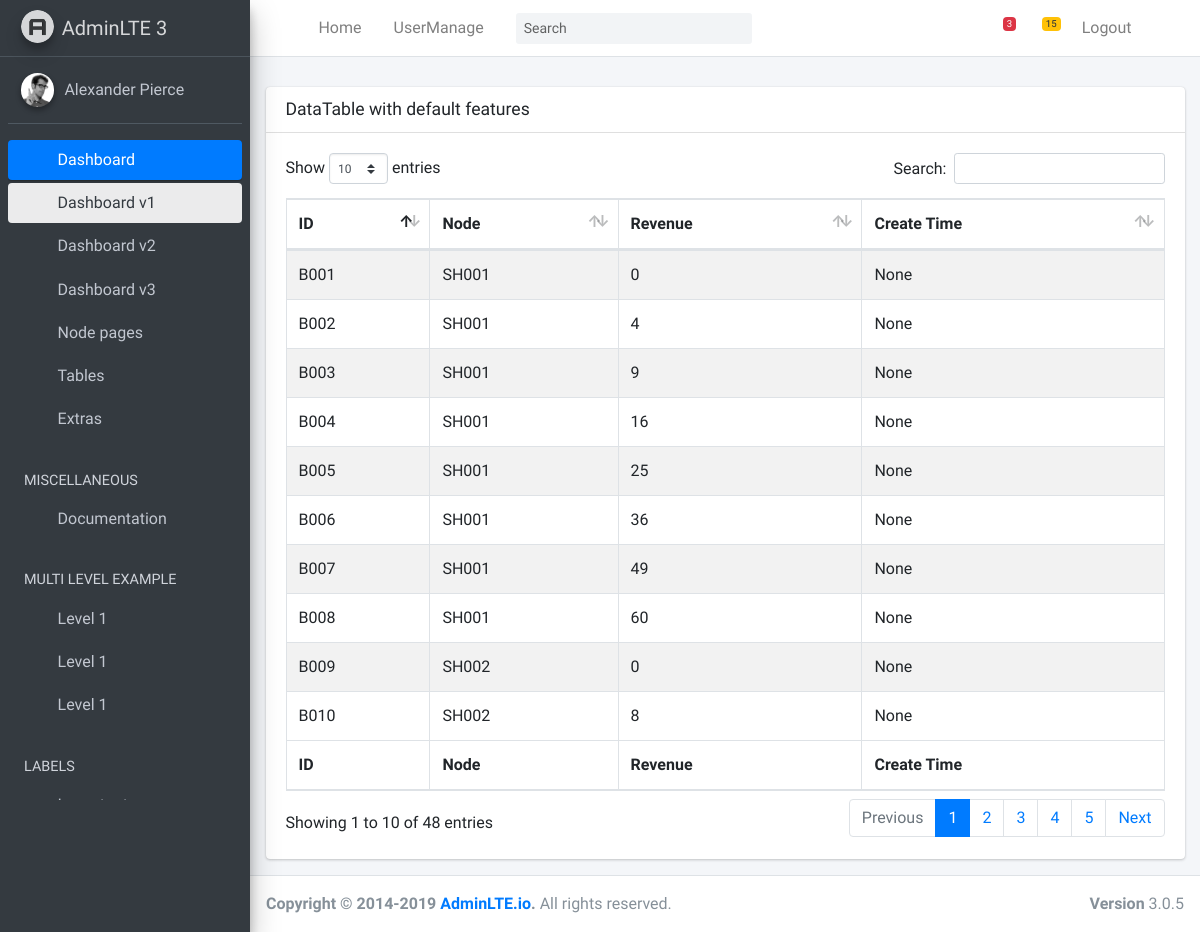
The app's page /block_display with its own data.
### BCRUPro/models.py (models this page shows, shortened)
class Block(models.Model):
    block_id = models.TextField(unique=True)
    node = models.ForeignKey(Node, primary_key=False, blank=False, on_delete=PROTECT)
    revenue = models.BigIntegerField()
    create_at = models.DateTimeField(auto_created=True)
    @staticmethod
    def get_threader():
        return ["ID", "Node", "Revenue", "Create Time"]

class Node(models.Model):
    device_id = models.TextField(unique=True)
    owner = models.ForeignKey(User, primary_key=False, blank=False, on_delete=PROTECT)
    location = models.TextField()
    today_revenue = models.BigIntegerField(default=0)
    summary_revenue = models.BigIntegerField(default=0)
    def __str__(self):
        return self.device_id

### BCRUPro/views.py (the view)
# urls.py: re_path(r'^block_display', block_display, name='block_display')
@require_GET
def block_display(requset):
    blocks = Block.objects.all()
    theader = Block.get_threader()
    return render(requset, 'pages/tables/blocks.html', locals())

### templates/pages/tables/blocks.html (shortened to what this page needs)
{% extends 'base.html' %}
{% load staticfiles %}
{% block head %}
  <link rel="stylesheet" href="{% static 'adminlte/plugins/datatables-bs4/css/dataTables.bootstrap4.min.css' %}">
  <link rel="stylesheet" href="{% static 'adminlte/plugins/datatables-responsive/css/responsive.bootstrap4.min.css' %}">
{% endblock %}
{% block content %}
    <div class="container-fluid">
    <div class="row">
      <div class="col-12">
        <div class="card">
              <div class="card-header">
                <h3 class="card-title">DataTable with default features</h3>
              </div>
              <div class="card-body">
                <table id="example" class="table table-bordered table-striped">
                  <thead>
                  <tr>
                      {% for th in theader %}
                        <th>
                            <strong>{{ th }}</strong>
                        </th>
                      {% endfor %}
                  </tr>
                  </thead>
                  <tbody>
                  {% for block in blocks %}
                    <tr>
                        <td>{{ block.block_id }}</td>
                        <td>{{ block.node }}</td>
                        <td>{{ block.revenue }}</td>
                        <td>{{ block.create_at }}</td>
                    </tr>
                  {% endfor %}
                  </tbody>
                  <tfoot>
                  <tr>
                      {% for th in theader %}
                        <th>
                            <strong>{{ th }}</strong>
                        </th>
                      {% endfor %}
                  </tr>
                  </tfoot>
                </table>
              </div>
            </div>
      </div>
    </div>
    </div>
{% endblock %}

### templates/base.html (shortened to what this page needs)
{% load staticfiles %}
<!DOCTYPE html>
<html>
<head>
  <link rel="stylesheet" href="{% static 'adminlte/plugins/fontawesome-free/css/all.min.css' %}">
  <link rel="stylesheet" href="https://code.ionicframework.com/ionicons/2.0.1/css/ionicons.min.css">
  <link rel="stylesheet" href="{% static 'adminlte/plugins/tempusdominus-bootstrap-4/css/tempusdominus-bootstrap-4.min.css' %}">
  <link rel="stylesheet" href="{% static 'adminlte/plugins/icheck-bootstrap/icheck-bootstrap.min.css' %}">
  <link rel="stylesheet" href="{% static 'adminlte/plugins/jqvmap/jqvmap.min.css' %}">
  <link rel="stylesheet" href="{% static 'adminlte/dist/css/adminlte.min.css' %}">
  <link rel="stylesheet" href="{% static 'adminlte/plugins/overlayScrollbars/css/OverlayScrollbars.min.css' %}">
  <link rel="stylesheet" href="{% static 'adminlte/plugins/daterangepicker/daterangepicker.css' %}">
  <link rel="stylesheet" href="{% static 'adminlte/plugins/summernote/summernote-bs4.css' %}">
  {% block head %}
  {% endblock %}
</head>
<body class="hold-transition sidebar-mini layout-fixed">
<div class="wrapper">
  <nav class="main-header navbar navbar-expand navbar-white navbar-light">
    <ul class="navbar-nav">
      <li class="nav-item">
        <a class="nav-link" data-widget="pushmenu" href="#" role="button"><i class="fas fa-bars"></i></a>
      </li>
      <li class="nav-item d-none d-sm-inline-block">
        <a href="{% url 'index' %}" class="nav-link">Home</a>
      </li>
      <li class="nav-item d-none d-sm-inline-block">
        <a href="{% url 'user_manage' %}" class="nav-link">UserManage</a>
      </li>
    </ul>
    <form class="form-inline ml-3">
      <div class="input-group input-group-sm">
        <input class="form-control form-control-navbar" type="search" placeholder="Search" aria-label="Search">
        <div class="input-group-append">
          <button class="btn btn-navbar" type="submit">
            <i class="fas fa-search"></i>
          </button>
        </div>
      </div>
    </form>
    <ul class="navbar-nav ml-auto">
      <li class="nav-item dropdown">
        <a class="nav-link" data-toggle="dropdown" href="#">
          <i class="far fa-comments"></i>
          <span class="badge badge-danger navbar-badge">3</span>
        </a>
      </li>
      <li class="nav-item dropdown">
        <a class="nav-link" data-toggle="dropdown" href="#">
          <span class="badge badge-warning navbar-badge">15</span>
        </a>
      </li>
      <li class="nav-item d-none d-sm-inline-block">
        <a href="{% url 'login:logout' %}" class="nav-link">Logout</a>
      </li>
      <li class="nav-item">
        <a class="nav-link" data-widget="control-sidebar" data-slide="true" href="#" role="button">
          <i class="fas fa-th-large"></i>
        </a>
      </li>
    </ul>
  </nav>
  <aside class="main-sidebar sidebar-dark-primary elevation-4">
    <a href="index.html" class="brand-link">
      <img src="{% static 'adminlte/dist/img/AdminLTELogo.png' %}" alt="AdminLTE Logo" class="brand-image img-circle elevation-3"
           style="opacity: .8">
      <span class="brand-text font-weight-light">AdminLTE 3</span>
    </a>
    <div class="sidebar">
      <div class="user-panel mt-3 pb-3 mb-3 d-flex">
        <div class="image">
          <img src="{% static 'adminlte/dist/img/user2-160x160.jpg' %}" class="img-circle elevation-2" alt="User Image">
        </div>
        <div class="info">
          <a href="#" class="d-block">Alexander Pierce</a>
        </div>
      </div>
      <nav class="mt-2">
        <ul class="nav nav-pills nav-sidebar flex-column" data-widget="treeview" role="menu" data-accordion="false">
          <li class="nav-item has-treeview menu-open">
            <a href="#" class="nav-link active">
              <i class="nav-icon fas fa-tachometer-alt"></i>
              <p>
                Dashboard
                <i class="right fas fa-angle-left"></i>
              </p>
            </a>
            <ul class="nav nav-treeview">
              <li class="nav-item">
                <a href="{% url 'index' %}" class="nav-link active">
                  <i class="far fa-circle nav-icon"></i>
                  <p>Dashboard v1</p>
                </a>
              </li>
              <li class="nav-item">
                <a href="{% url 'index2' %}" class="nav-link">
                  <i class="far fa-circle nav-icon"></i>
                  <p>Dashboard v2</p>
                </a>
              </li>
              <li class="nav-item">
                <a href="{% url 'index3' %}" class="nav-link">
                  <i class="far fa-circle nav-icon"></i>
                  <p>Dashboard v3</p>
                </a>
              </li>
            </ul>
          </li>
          <li class="nav-item has-treeview">
            <a href="#" class="nav-link">
              <i class="nav-icon fas fa-book"></i>
              <p>
                Node pages
                <i class="fas fa-angle-left right"></i>
              </p>
            </a>
          </li>
          <li class="nav-item has-treeview">
            <a href="#" class="nav-link">
              <i class="nav-icon fas fa-table"></i>
              <p>
                Tables
                <i class="fas fa-angle-left right"></i>
              </p>
            </a>
          </li>
          <li class="nav-item has-treeview">
            <a href="#" class="nav-link">
              <i class="nav-icon far fa-plus-square"></i>
              <p>
                Extras
                <i class="fas fa-angle-left right"></i>
              </p>
            </a>
          </li>
          <li class="nav-header">MISCELLANEOUS</li>
          <li class="nav-item">
            <a href="https://adminlte.io/docs/3.0" class="nav-link">
              <i class="nav-icon fas fa-file"></i>
              <p>Documentation</p>
            </a>
          </li>
          <li class="nav-header">MULTI LEVEL EXAMPLE</li>
          <li class="nav-item">
            <a href="#" class="nav-link">
              <i class="fas fa-circle nav-icon"></i>
              <p>Level 1</p>
            </a>
          </li>
          <li class="nav-item has-treeview">
            <a href="#" class="nav-link">
              <i class="nav-icon fas fa-circle"></i>
              <p>
                Level 1
                <i class="right fas fa-angle-left"></i>
              </p>
            </a>
          </li>
          <li class="nav-item">
            <a href="#" class="nav-link">
              <i class="fas fa-circle nav-icon"></i>
              <p>Level 1</p>
            </a>
          </li>
          <li class="nav-header">LABELS</li>
          <li class="nav-item">
            <a href="#" class="nav-link">
              <i class="nav-icon far fa-circle text-danger"></i>
              <p class="text">Important</p>
            </a>
          </li>
        </ul>
      </nav>
    </div>
  </aside>
  <div class="content-wrapper">
    <div class="content-header">
    </div>
    <section class="content">
        {% block content %}
        {% endblock %}
    </section>
  </div>
  <footer class="main-footer">
    <strong>Copyright &copy; 2014-2019 <a href="http://adminlte.io">AdminLTE.io</a>.</strong>
    All rights reserved.
    <div class="float-right d-none d-sm-inline-block">
      <b>Version</b> 3.0.5
    </div>
  </footer>
</div>
</body>
</html>

### records on screen
Block: block_id "B001", node "SH001", revenue "0", create_at "None"
Block: block_id "B002", node "SH001", revenue "4", create_at "None"
Block: block_id "B003", node "SH001", revenue "9", create_at "None"
Block: block_id "B004", node "SH001", revenue "16", create_at "None"
Block: block_id "B005", node "SH001", revenue "25", create_at "None"
Block: block_id "B006", node "SH001", revenue "36", create_at "None"
Block: block_id "B007", node "SH001", revenue "49", create_at "None"
Block: block_id "B008", node "SH001", revenue "60", create_at "None"
Block: block_id "B009", node "SH002", revenue "0", create_at "None"
Block: block_id "B010", node "SH002", revenue "8", create_at "None"

### other values on screen
{{ th }} "ID" "Node" "Revenue" "Create Time"
